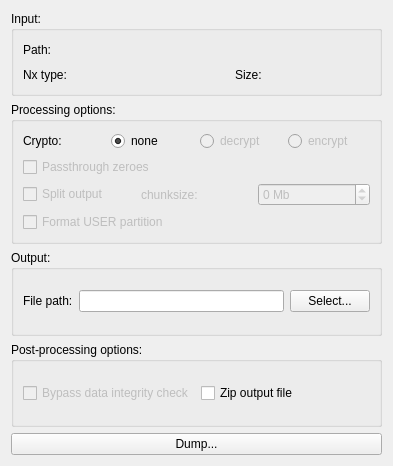
<?xml version="1.0" encoding="UTF-8"?>
<ui version="4.0">
 <class>Dump</class>
 <widget class="QWidget" name="Dump">
  <property name="windowModality">
   <enum>Qt::WindowModal</enum>
  </property>
  <property name="geometry">
   <rect>
    <x>0</x>
    <y>0</y>
    <width>393</width>
    <height>466</height>
   </rect>
  </property>
  <property name="windowTitle">
   <string>Form</string>
  </property>
  <layout class="QGridLayout" name="gridLayout_5">
   <item row="0" column="0">
    <widget class="QGroupBox" name="inputGrBox">
     <property name="title">
      <string>Input:</string>
     </property>
     <layout class="QGridLayout" name="gridLayout">
      <item row="0" column="0">
       <widget class="QLabel" name="inPathLbl">
        <property name="text">
         <string>Path:</string>
        </property>
       </widget>
      </item>
      <item row="0" column="1" colspan="4">
       <widget class="QLabel" name="inPathValue">
        <property name="palette">
         <palette>
          <active>
           <colorrole role="WindowText">
            <brush brushstyle="SolidPattern">
             <color alpha="255">
              <red>104</red>
              <green>104</green>
              <blue>104</blue>
             </color>
            </brush>
           </colorrole>
          </active>
          <inactive>
           <colorrole role="WindowText">
            <brush brushstyle="SolidPattern">
             <color alpha="255">
              <red>104</red>
              <green>104</green>
              <blue>104</blue>
             </color>
            </brush>
           </colorrole>
          </inactive>
          <disabled>
           <colorrole role="WindowText">
            <brush brushstyle="SolidPattern">
             <color alpha="127">
              <red>255</red>
              <green>255</green>
              <blue>255</blue>
             </color>
            </brush>
           </colorrole>
          </disabled>
         </palette>
        </property>
        <property name="text">
         <string/>
        </property>
       </widget>
      </item>
      <item row="1" column="0" colspan="2">
       <widget class="QLabel" name="inTypeLbl">
        <property name="text">
         <string>Nx type:</string>
        </property>
       </widget>
      </item>
      <item row="1" column="2">
       <widget class="QLabel" name="inTypeValue">
        <property name="palette">
         <palette>
          <active>
           <colorrole role="WindowText">
            <brush brushstyle="SolidPattern">
             <color alpha="255">
              <red>104</red>
              <green>104</green>
              <blue>104</blue>
             </color>
            </brush>
           </colorrole>
          </active>
          <inactive>
           <colorrole role="WindowText">
            <brush brushstyle="SolidPattern">
             <color alpha="255">
              <red>104</red>
              <green>104</green>
              <blue>104</blue>
             </color>
            </brush>
           </colorrole>
          </inactive>
          <disabled>
           <colorrole role="WindowText">
            <brush brushstyle="SolidPattern">
             <color alpha="127">
              <red>255</red>
              <green>255</green>
              <blue>255</blue>
             </color>
            </brush>
           </colorrole>
          </disabled>
         </palette>
        </property>
        <property name="text">
         <string/>
        </property>
       </widget>
      </item>
      <item row="1" column="3">
       <widget class="QLabel" name="inSizeLbl">
        <property name="text">
         <string>Size:</string>
        </property>
       </widget>
      </item>
      <item row="1" column="4">
       <widget class="QLabel" name="inSizeValue">
        <property name="palette">
         <palette>
          <active>
           <colorrole role="WindowText">
            <brush brushstyle="SolidPattern">
             <color alpha="255">
              <red>104</red>
              <green>104</green>
              <blue>104</blue>
             </color>
            </brush>
           </colorrole>
          </active>
          <inactive>
           <colorrole role="WindowText">
            <brush brushstyle="SolidPattern">
             <color alpha="255">
              <red>104</red>
              <green>104</green>
              <blue>104</blue>
             </color>
            </brush>
           </colorrole>
          </inactive>
          <disabled>
           <colorrole role="WindowText">
            <brush brushstyle="SolidPattern">
             <color alpha="127">
              <red>255</red>
              <green>255</green>
              <blue>255</blue>
             </color>
            </brush>
           </colorrole>
          </disabled>
         </palette>
        </property>
        <property name="text">
         <string/>
        </property>
       </widget>
      </item>
     </layout>
    </widget>
   </item>
   <item row="1" column="0">
    <widget class="QGroupBox" name="optionsGrBox">
     <property name="title">
      <string>Processing options:</string>
     </property>
     <property name="checkable">
      <bool>false</bool>
     </property>
     <layout class="QGridLayout" name="gridLayout_2">
      <item row="0" column="0" colspan="3">
       <layout class="QHBoxLayout" name="horizontalLayout">
        <item>
         <widget class="QLabel" name="label">
          <property name="text">
           <string>Crypto:</string>
          </property>
         </widget>
        </item>
        <item>
         <widget class="QRadioButton" name="noCryptotValue">
          <property name="text">
           <string>none</string>
          </property>
          <property name="checked">
           <bool>true</bool>
          </property>
         </widget>
        </item>
        <item>
         <widget class="QRadioButton" name="decryptValue">
          <property name="enabled">
           <bool>false</bool>
          </property>
          <property name="text">
           <string>decrypt</string>
          </property>
         </widget>
        </item>
        <item>
         <widget class="QRadioButton" name="encryptValue">
          <property name="enabled">
           <bool>false</bool>
          </property>
          <property name="text">
           <string>encrypt</string>
          </property>
         </widget>
        </item>
       </layout>
      </item>
      <item row="1" column="0" colspan="2">
       <widget class="QCheckBox" name="ptZeroesCheckBox">
        <property name="enabled">
         <bool>false</bool>
        </property>
        <property name="toolTip">
         <string>&lt;html&gt;&lt;head/&gt;&lt;body&gt;&lt;p&gt;Unallocated clusters in FAT32 partitions (USER &amp;amp; SYSTEM) will be filled with zeroes and will not be encrypted so that output image can be more compressible.&lt;/p&gt;&lt;p&gt;Data integrity verification will be disabled, as MD5 hashes will inevitably be different. &lt;/p&gt;&lt;/body&gt;&lt;/html&gt;</string>
        </property>
        <property name="text">
         <string>Passthrough zeroes</string>
        </property>
       </widget>
      </item>
      <item row="2" column="0">
       <widget class="QCheckBox" name="splitCheckBox">
        <property name="enabled">
         <bool>false</bool>
        </property>
        <property name="text">
         <string>Split output</string>
        </property>
       </widget>
      </item>
      <item row="2" column="1">
       <widget class="QLabel" name="chunksizeLbl">
        <property name="enabled">
         <bool>false</bool>
        </property>
        <property name="text">
         <string>chunksize:</string>
        </property>
       </widget>
      </item>
      <item row="2" column="2">
       <widget class="QSpinBox" name="chunsizeValue">
        <property name="enabled">
         <bool>false</bool>
        </property>
        <property name="wrapping">
         <bool>true</bool>
        </property>
        <property name="specialValueText">
         <string/>
        </property>
        <property name="suffix">
         <string> Mb</string>
        </property>
        <property name="minimum">
         <number>0</number>
        </property>
        <property name="maximum">
         <number>10240</number>
        </property>
        <property name="singleStep">
         <number>64</number>
        </property>
        <property name="value">
         <number>0</number>
        </property>
       </widget>
      </item>
      <item row="3" column="0" colspan="2">
       <widget class="QCheckBox" name="formatUserCheckBox">
        <property name="enabled">
         <bool>false</bool>
        </property>
        <property name="text">
         <string>Format USER partition</string>
        </property>
       </widget>
      </item>
     </layout>
    </widget>
   </item>
   <item row="2" column="0">
    <widget class="QGroupBox" name="outputGrBox">
     <property name="title">
      <string>Output:</string>
     </property>
     <layout class="QGridLayout" name="gridLayout_3">
      <item row="0" column="0">
       <widget class="QLabel" name="outPathLbl">
        <property name="text">
         <string>File path:</string>
        </property>
       </widget>
      </item>
      <item row="0" column="1">
       <widget class="QLineEdit" name="outPathValue"/>
      </item>
      <item row="0" column="2">
       <widget class="QPushButton" name="selectOutputBtn">
        <property name="text">
         <string>Select...</string>
        </property>
       </widget>
      </item>
     </layout>
    </widget>
   </item>
   <item row="3" column="0">
    <widget class="QGroupBox" name="groupBox">
     <property name="title">
      <string>Post-processing options:</string>
     </property>
     <layout class="QGridLayout" name="gridLayout_4">
      <item row="0" column="0">
       <widget class="QCheckBox" name="bypassMd5CheckBox">
        <property name="enabled">
         <bool>false</bool>
        </property>
        <property name="text">
         <string>Bypass data integrity check</string>
        </property>
       </widget>
      </item>
      <item row="0" column="1">
       <widget class="QCheckBox" name="zipCheckBox">
        <property name="enabled">
         <bool>true</bool>
        </property>
        <property name="text">
         <string>Zip output file</string>
        </property>
       </widget>
      </item>
     </layout>
    </widget>
   </item>
   <item row="4" column="0">
    <widget class="QPushButton" name="pushButton">
     <property name="text">
      <string>Dump...</string>
     </property>
    </widget>
   </item>
  </layout>
 </widget>
 <resources/>
 <connections/>
</ui>
